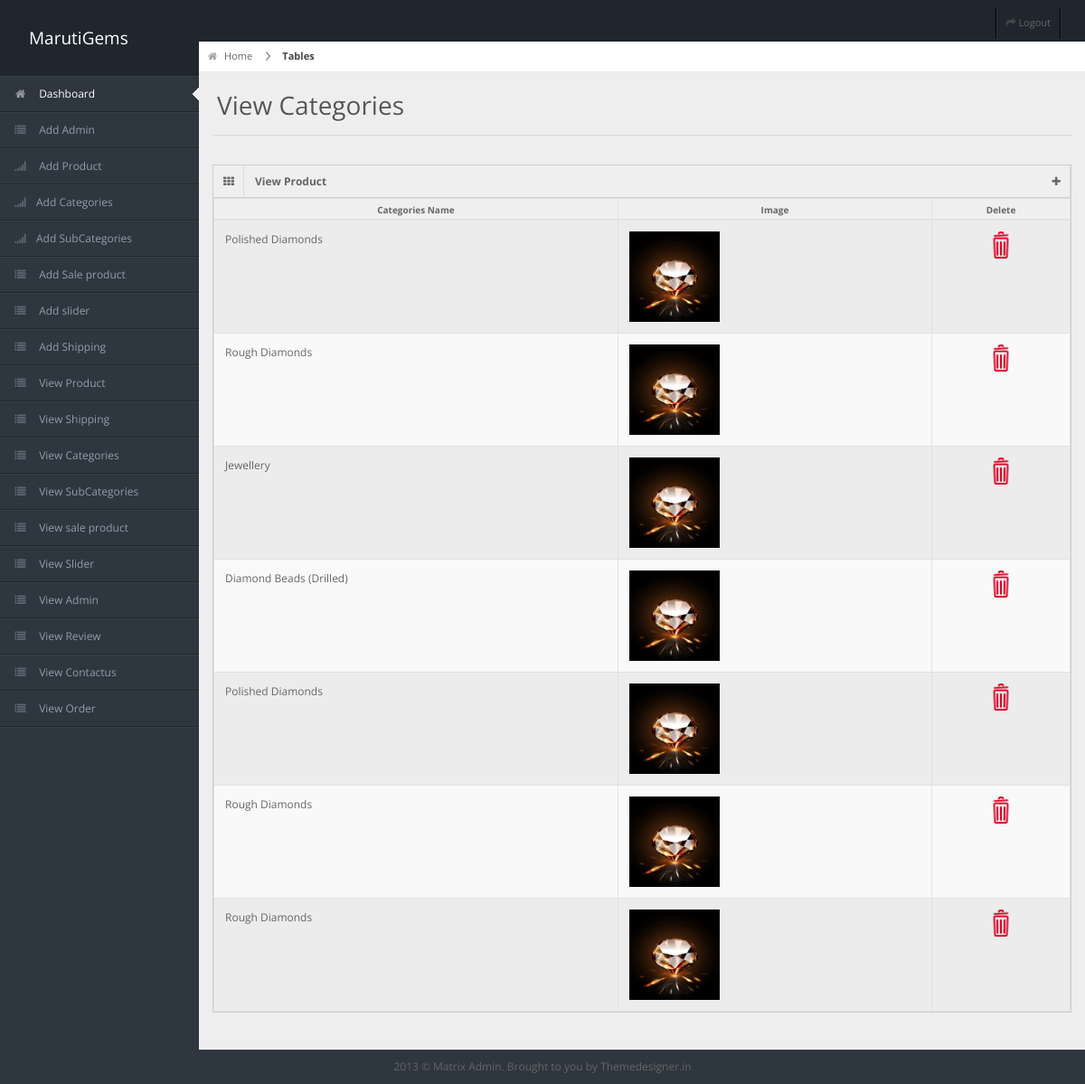
Screenshot of /index.php/admin/Admin/view_categories with the database file from the repository.
### tables this page shows
CREATE TABLE `categories` (
  `id` int(11) NOT NULL,
  `categories_name` varchar(30) NOT NULL,
  `images` text NOT NULL
);

### application/controllers/admin/Admin.php (called while the page is built, shortened)
<?php
class Admin extends CI_Controller {
    function __construct() {
        $this->load->model('admin_model');
        $this->load->library('form_validation');
    }
    public function view_categories()
    {
        $data['categories']=$this->admin_model->showdata_categories();
        $this->load->view('admin/view_categories',$data);
    }
}

### index.php (called while the page is built, shortened)
<?php
require_once BASEPATH.'core/CodeIgniter.php';

### application/models/Admin_model.php (called while the page is built, shortened)
<?php
class Admin_model extends CI_Model
{
    function showdata_categories()
    {
        $qry=$this->db->get('categories');
		$arr=$qry->result_array();
		return $arr;
    }
}

### application/views/admin/view_categories.php (the view, shortened to what this page needs)
<!DOCTYPE html>
<html lang="en">
<head>
  <link rel="stylesheet" href="<?php echo base_url(); ?>assets/css/bootstrap.min.css" />
  <link rel="stylesheet" href="<?php echo base_url(); ?>assets/css/bootstrap-responsive.min.css" />
  <link rel="stylesheet" href="<?php echo base_url(); ?>assets/css/uniform.css" />
  <link rel="stylesheet" href="<?php echo base_url(); ?>assets/css/select2.css" />
  <link rel="stylesheet" href="<?php echo base_url(); ?>assets/css/matrix-style.css" />
  <link rel="stylesheet" href="<?php echo base_url(); ?>assets/css/matrix-media.css" />
  <link href="<?php echo base_url(); ?>assets/font-awesome/css/font-awesome.css" rel="stylesheet" />
</head>
<body>
<div id="header">
  <p style="width: 100%; max-width: 140px; float: left; margin: 28px 0 0 32px; font-size: 19px; color: white;">MarutiGems</p>
</div>
<div id="user-nav" class="navbar navbar-inverse">
  <ul class="nav">
    <li class=""><a title="" href="<?php echo base_url('index.php/Login/logout'); ?>"><i class="icon icon-share-alt"></i> <span class="text">Logout</span></a></li>
  </ul>
</div>
<div id="sidebar"><a href="#" class="visible-phone"><i class="icon icon-home"></i> Dashboard</a>
  <ul>
    <li class="active"><a href="<?php echo base_url('index.php/admin/Admin'); ?>"><i class="icon icon-home"></i> <span>Dashboard</span></a> </li>
    <li><a href="<?php echo base_url('index.php/Login/registration'); ?>"><i class="icon icon-list"></i> <span>Add Admin</span></a> </li>
    <li> <a href="<?php echo base_url('index.php/admin/Admin/addproduct'); ?>"><i class="icon icon-signal"></i> <span>Add Product</span></a> </li>
        <li><a href="<?php echo base_url('index.php/admin/Admin/addcategories'); ?>"><i class="icon icon-signal"></i>Add Categories</a></li>
        <li><a href="<?php echo base_url('index.php/admin/Admin/addsubcategories'); ?>"><i class="icon icon-signal"></i>Add SubCategories</a></li>
    <li><a href="<?php echo base_url('index.php/admin/Admin/addsale_product'); ?>"><i class="icon icon-list"></i> <span>Add Sale product</span></a> </li>
    <li><a href="<?php echo base_url('index.php/admin/Admin/add_slider'); ?>"><i class="icon icon-list"></i> <span>Add slider</span></a> </li>
    <li><a href="<?php echo base_url('index.php/admin/Admin/add_shipping'); ?>"><i class="icon icon-list"></i> <span>Add Shipping</span></a> </li>
    <li><a href="<?php echo base_url('index.php/admin/Admin/view_product'); ?>"><i class="icon icon-list"></i> <span>View Product</span></a> </li>
    <li><a href="<?php echo base_url('index.php/admin/Admin/view_shipping'); ?>"><i class="icon icon-list"></i> <span>View Shipping</span></a> </li>
    <li><a href="<?php echo base_url('index.php/admin/Admin/view_categories'); ?>"><i class="icon icon-list"></i> <span>View Categories</span></a> </li>
    <li><a href="<?php echo base_url('index.php/admin/Admin/view_subcategories'); ?>"><i class="icon icon-list"></i> <span>View SubCategories</span></a> </li>
    <li><a href="<?php echo base_url('index.php/admin/Admin/showallsale_product'); ?>"><i class="icon icon-list"></i> <span>View sale product</span></a> </li>
    <li><a href="<?php echo base_url('index.php/admin/Admin/view_slider'); ?>"><i class="icon icon-list"></i> <span>View Slider</span></a> </li>
    <li><a href="<?php echo base_url('index.php/admin/Admin/view_admin'); ?>"><i class="icon icon-list"></i> <span>View Admin</span></a> </li>
    <li><a href="<?php echo base_url('index.php/admin/Admin/view_review'); ?>"><i class="icon icon-list"></i> <span>View Review</span></a> </li>
    <li><a href="<?php echo base_url('index.php/admin/Admin/view_contactus'); ?>"><i class="icon icon-list"></i> <span>View Contactus</span></a> </li>
    <li><a href="<?php echo base_url('index.php/admin/Admin/view_order'); ?>"><i class="icon icon-list"></i> <span>View Order</span></a> </li>
  </ul>
</div>
<div id="content">
  <div id="content-header">
    <div id="breadcrumb"> <a href="#" title="Go to Home" class="tip-bottom"><i class="icon-home"></i> Home</a> <a href="#" class="current">Tables</a> </div>
    <h1>View Categories</h1>
  </div>
  <div class="container-fluid">
    <hr>
    <div class="row-fluid">
      <div class="span12">
        <div class="widget-box">
          <div class="widget-title"> <span class="icon"> <i class="icon-th"></i> </span>
            <h5>View Product</h5>
            <span style="float:right;" class="icon"><a href="<?php echo base_url('index.php/admin/Admin/addcategories'); ?>"><i class="icon-plus" title="Add Categories"></i></a></span>
          </div>
          <div class="widget-content nopadding">
            <table class="table table-bordered table-striped">
              <thead>
                <tr>
                  <th>Categories Name</th>
                  <th>Image</th>
                  <th>Delete</th>
                </tr>
              </thead>
              <tbody>
                  <?php foreach($categories as $data){ ?>
                <tr class="odd gradeX">
                    <td><?php echo $data['categories_name']; ?></td>
                    <td>
                     <img src="<?php echo base_url('assets/images/'.$data['images']);?>" style="width:100px;">
                    </td>
                    <td align="center"><a href="<?php echo site_url('admin/Admin/delete_categories/').$data['id'].'/'.$data['images']?>" />
                        <img src=<?php echo base_url ('assets/images/delete.png');?> width="30" height="30" /></a>
                    </td>
                </tr>
                <?php } ?>
              </tbody>
            </table>
          </div>
        </div>
      </div>
    </div>
  </div>
</div>
<div class="row-fluid">
  <div id="footer" class="span12"> 2013 &copy; Matrix Admin. Brought to you by <a href="http://themedesigner.in">Themedesigner.in</a> </div>
</div>
</body>
</html>

### assets/css/matrix-style.css (style rules this page uses)
* { outline: none !important; -moz-outline: none !important; }
html, body { height: 100% }
body { overflow-x: hidden; margin-top: -10px; font-family: 'Open Sans', sans-serif; font-size: 12px; color: #666; }
a { color: #666; }
select, textarea, input[type="text"], input[type="password"], input[type="datetime"], input[type="datetime-local"], input[type="date"], input[type="month"], input[type="time"], input[type="week"], input[type="number"], input[type="email"], input[type="url"], input[type="search"], input[type="tel"], input[type="color"], .uneditable-input, .label, .dropdown-menu, .btn, .well, .progress, .table-bordered, .btn-group>.btn:first-child, .btn-group>.btn:last-child, .btn-group>.btn:last-child, .btn-group>.dropdown-toggle, .alert { border-radius: 0px; }
#footer { padding: 10px; text-align: center; }
hr { border-top-color: #dadada; }
#header { height: 84px; position: relative; width: 100%; z-index: -9; }
#user-nav { position: absolute; right: 10px; top: 0px; z-index: 20; margin: 0; }
#user-nav>ul { margin: 0; padding: 0; list-style: none; border-right: 1px solid #2e363f; border-left: 1px solid #000; }
#user-nav>ul>li { float: left; list-style-type: none; margin: 0; position: relative; padding: 0; border-left: 1px solid #2e363f; border-right: 1px solid #000; }
#user-nav>ul>li>a { padding: 9px 10px; display: block; font-size: 11px; }
#user-nav>ul>li>a>i, #sidebar li a i { opacity: .5; margin-top: 2px; }
#sidebar { display: block; float: left; position: relative; width: 220px; z-index: 16; }
#sidebar>ul { list-style: none; margin: 0px 0 0; padding: 0; position: absolute; width: 220px; }
#sidebar>ul>li { display: block; position: relative; }
#sidebar>ul>li>a { padding: 10px 0 10px 15px; display: block; color: #939da8; }
#sidebar>ul>li>a>i { margin-right: 10px; }
#sidebar>ul>li.active>a { background: url("../img/menu-active.png") no-repeat scroll right center transparent !important; text-decoration: none; }
#content { background: none repeat scroll 0 0 #eeeeee; margin-left: 220px; margin-right: 0; padding-bottom: 25px; position: relative; min-height: 110%; width: auto; }
#content-header { position: abslute; width: 100%; margin-top: -38px; z-index: 20; }
#content-header h1 { color: #555555; font-size: 28px; font-weight: normal; float: none; text-shadow: 0 1px 0 #ffffff; margin-left: 20px; position: relative; }
#content-header h1, #content-header .btn-group { margin-top: 20px; }
#breadcrumb { background-color: #fff; border-bottom: 1px solid #e3ebed; }
#breadcrumb a { padding: 8px 20px 8px 10px; display: inline-block; background-image: url('../img/breadcrumb.png'); background-position: center right; background-repeat: no-repeat; font-size: 11px; color: #666666; }
#breadcrumb a:last-child { background-image: none; }
#breadcrumb a.current { font-weight: bold; color: #444444; }
#breadcrumb a i { margin-right: 5px; opacity: .6; }
.widget-box { background: none repeat scroll 0 0 #F9F9F9; border-left: 1px solid #CDCDCD; border-top: 1px solid #CDCDCD; border-right: 1px solid #CDCDCD; clear: both; margin-top: 16px; margin-bottom: 16px; position: relative; }
.widget-title, .modal-header, .table th, div.dataTables_wrapper .ui-widget-header { background: #efefef; border-bottom: 1px solid #CDCDCD; height: 36px; }
.widget-title span.icon { padding: 9px 10px 7px 11px; float: left; border-right: 1px solid #dadada; }
.widget-title h5 { color: #666; float: left; font-size: 12px; font-weight: bold; padding: 12px; line-height: 12px; margin: 0; }
.widget-content { padding: 15px; border-bottom: 1px solid #cdcdcd; }
.table th { height: auto; font-size: 10px; padding: 5px 10px 2px; border-bottom: 0; text-align: center; color: #666666; }
.nopadding { padding: 0 !important; }
.nopadding .table { margin-bottom: 0; }
.nopadding .table-bordered { border: 0; }

### assets/css/matrix-media.css (style rules this page uses)
body { background: #2E363F; }
#header { background-color: #1f262d; margin-top: 10px; }
#sidebar>ul { border-bottom: 1px solid #37414b }
#sidebar>ul>li { border-top: 1px solid #37414b; border-bottom: 1px solid #1f262d; }
#sidebar>ul>li.active a { color: #fff; text-decoration: none; }

### rows the page displays
categories: categories_name "Polished Diamonds", images (picture)
categories: categories_name "Rough Diamonds", images (picture)
categories: categories_name "Jewellery", images (picture)
categories: categories_name "Diamond Beads (Drilled)", images (picture)
categories: categories_name "Polished Diamonds", images (picture)
categories: categories_name "Rough Diamonds", images (picture)
categories: categories_name "Rough Diamonds", images (picture)
